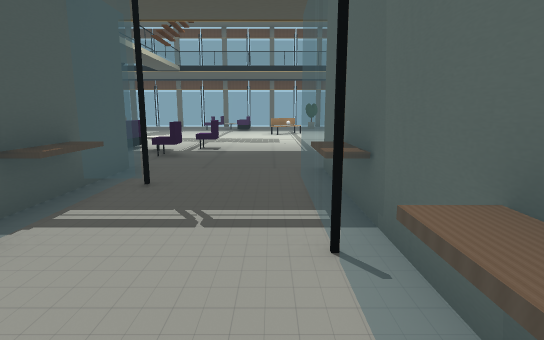
[1] (above)

16 first-person views from a walk through a robot-simulator world made for Webots. The camera is 1.2 m above the floor, tilts 10° down and sees 80° across. The floor is counted in squares, 1 m on a side. Each view is taken from the middle of a square. On the plan, view 1 faces up. The plan holds only what a view shows up to about 13 squares ahead; the rest is blank. The robots in the file are not drawn. Webots' stock objects and surfaces are drawn as simple stand-ins.

[2]
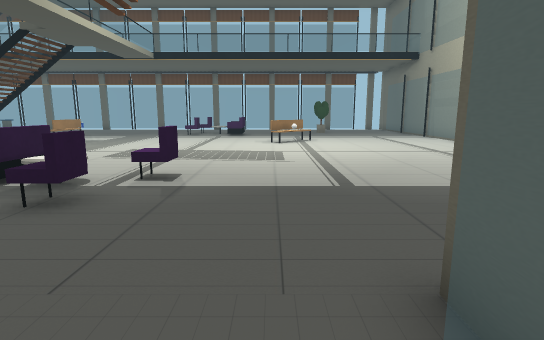

[3]
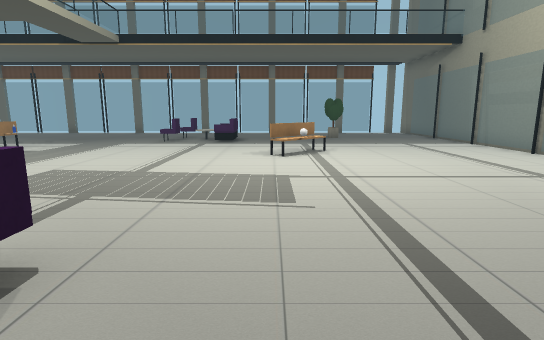

[4]
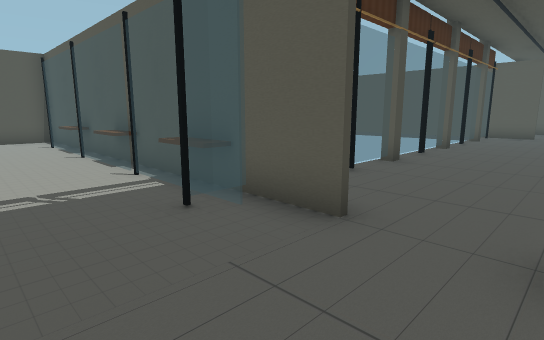

[5]
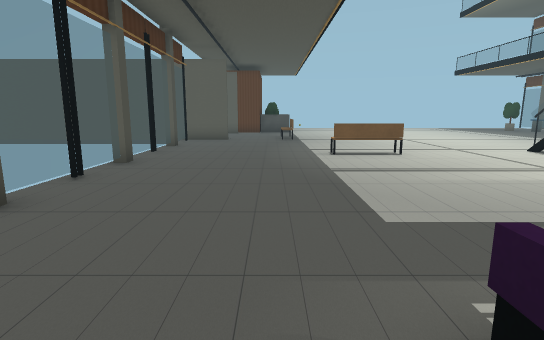

[6]
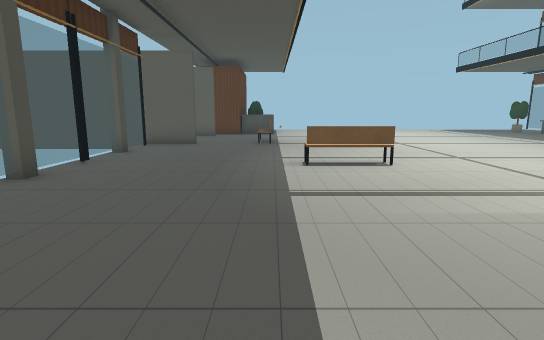

[7]
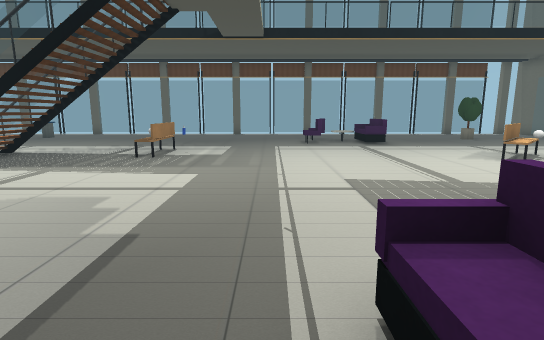

[8]
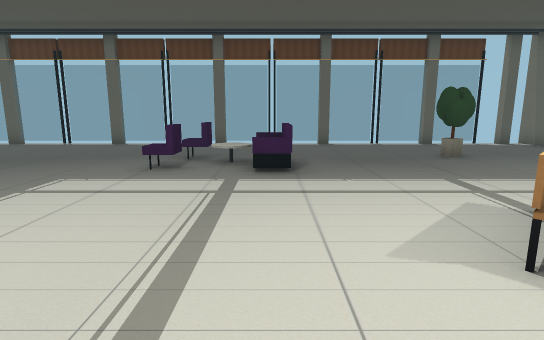

[9]
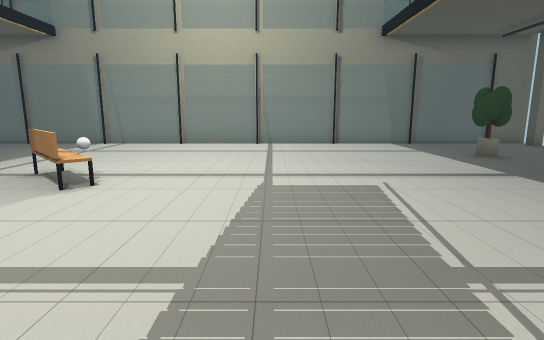

[10]
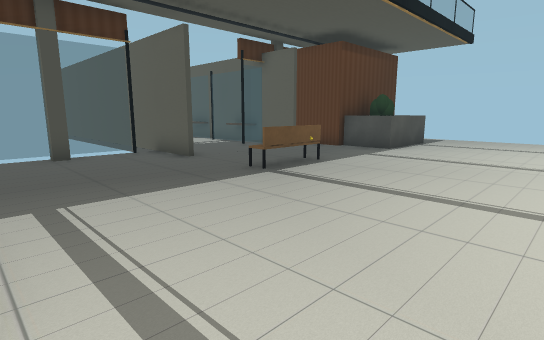

[11]
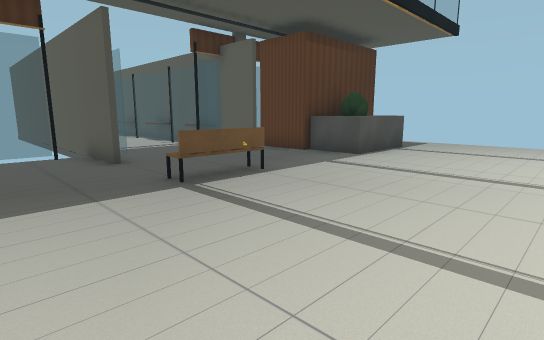

[12]
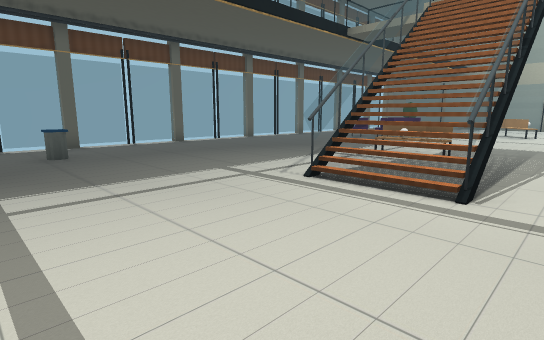

[13]
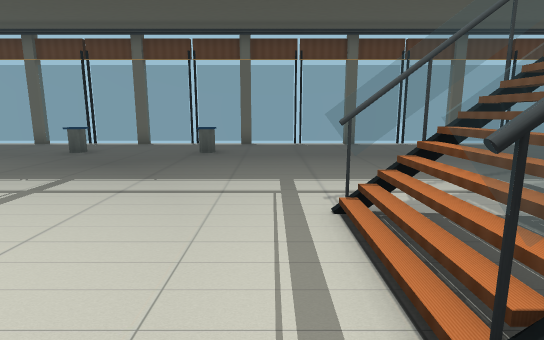

[14]
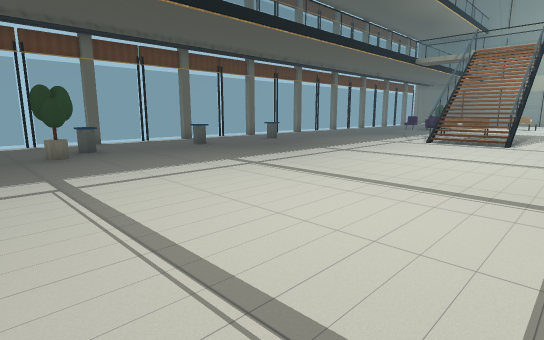

[15]
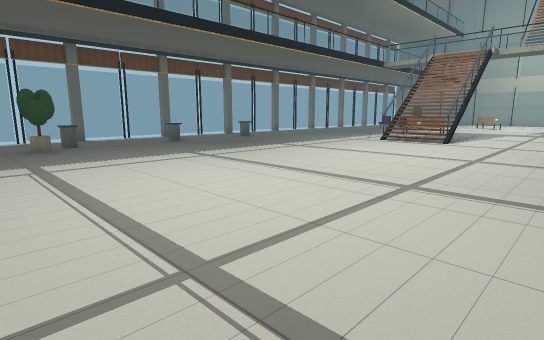

[16]
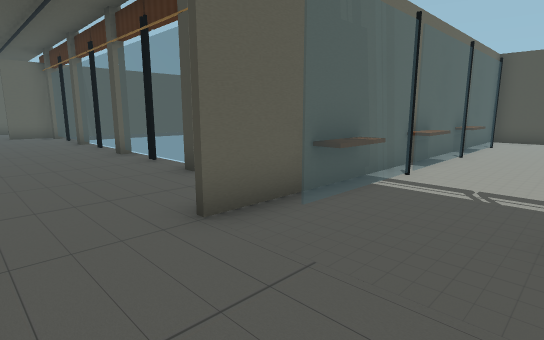

### Floor plan
Key: @ floor where view 1 was taken; # wall or solid block; . floor; = window, fence, low wall or low ledge; B black box; P purple box; L black post; R brown box; E bench; I pillar; A dark grey pole; S stairs; G green ball; C counter; O other object.
Columns run from 29 left of view 1 to 8 right of it. Each row starts with its distance up from view 1.
 29    L=I=L=I=L=I=L=I=L=I=L=I=L=I=L=I LI#
 28   .......................   .........#
 27   ......................... .........
 26   ..O...O...O.............. .........=
 25   .G.....................P. ....G....L
 24   ........................IO.........=
 23   .......................P.BP........=
 22   .........................O.........L
 21  ...................E................=
 20  ..............  A.OO.........E......=
 19  ..............SSS..E.........E......L
 18  ..............SSS...........EO......=
 17  ..............  A...................=
 16  ....................................O
 15  ....................................=
 14 .....................................=
 13 ...............E.....................L
 12 ...............E........P............=
 11 ...............E........BO.P.........=
 10 ..CCC...EOE.............POP..........L
  9     C.....................P......G...=
  8   ###................................=
  7     #.#...#...............#...#  ....O
  6     #.#...#...............#...#   ...#
  5      O#L..=L=I=L=I=L=I=   #L..=     I#
  4       O...R               R...R
  3       O...L               L...L
  2         ..=               =...=
  1         ..R               R.. R
  0         ..=               =..@
 -1         ..L               L..
 -2         ..=               =..
 -3         ..O               O..
 -4         ..L               L..
 -5         ..#               #..
 -6         ..#               #..
 -7         ###               ###

Positions as (right, up) in squares from view 1, and headings:
1: (0, 0), facing up
2: (0, 5), facing up
3: (0, 9), facing up
4: (0, 9), facing down-left
5: (-4, 9), facing left
6: (-6, 10), facing left
7: (-6, 10), facing up
8: (-2, 16), facing up
9: (-5, 15), facing right
10: (-14, 15), facing down-left
11: (-16, 15), facing down-left
12: (-19, 16), facing up-right
13: (-15, 16), facing up
14: (-28, 15), facing up-right
15: (-28, 13), facing up-right
16: (-22, 9), facing down-right
